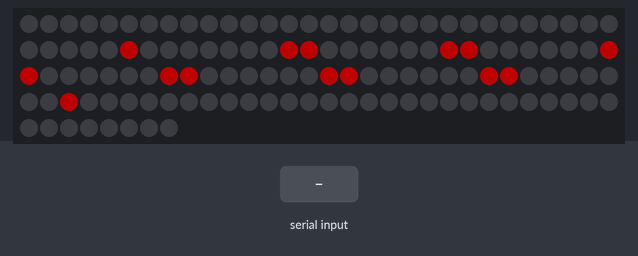
A sketch run on a simulated Arduino Uno, built with avr-gcc and run on an emulated ATmega328P. Shown: 128 RGB LEDs in strip order, left to right, continuing on the next row. The inputs (shaded band) are chosen by the test bench. Dim RGB values are drawn brighter than linear.

Above: at 1.2 s.
1.3 s: "2\n" received over Serial
At 2.4 s:
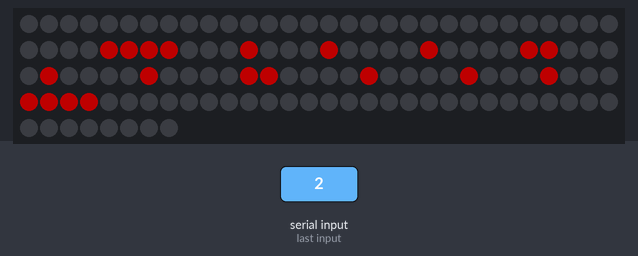
4.3 s: "3\n" received over Serial
At 6.3 s:
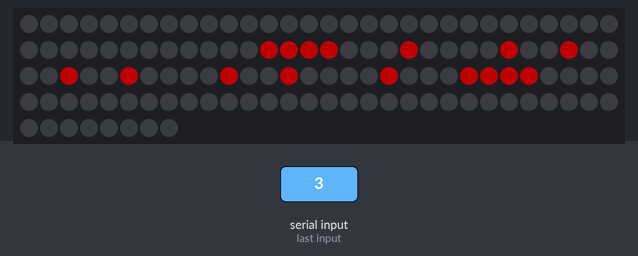
Timing chart, 0 to 7.8 s (numbered marks = the images above; inputs shaded):
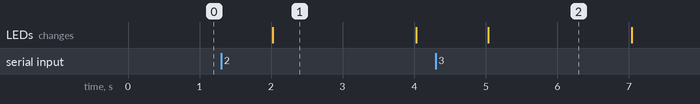

The sketch:

emotion.ino
```cpp
#include <Adafruit_GFX.h>
#include <Adafruit_NeoMatrix.h>
#include <Adafruit_NeoPixel.h>
#include <Arduino.h>

const int num = 128;
const int pin = 7;
long incomingByte = 1;
Adafruit_NeoPixel Pixel = Adafruit_NeoPixel(num, pin, NEO_GRB + NEO_KHZ800);

int arr_umm[num] = {0,0,0,0,0,0,0,0,0,0,0,0,0,0,0,0,0,0,0,0,0,0,0,0,0,0,0,0,0,0,0,0,0,0,0,1,0,0,0,0,0,0,0,1,1,0,0,0,0,0,0,1,1,0,0,0,0,0,0,1,1,0,0,0,0,0,0,1,1,0,0,0,0,0,0,1,1,0,0,0,0,0,0,1,1,0,0,0,0,0,0,0,1,0,0,0,0,0,0,0,0,0,0,0,0,0,0,0,0,0,0,0,0,0,0,0,0,0,0,0,0,0,0,0,0,0,0,0};
int arr_surprise[num] = {0,0,0,0,0,0,0,0,0,0,0,0,0,0,0,0,0,0,0,0,0,0,0,0,0,0,0,0,0,0,0,0,0,0,0,0,0,0,0,0,0,0,1,1,1,1,0,0,0,1,0,0,0,0,1,0,0,1,0,0,0,0,1,0,0,1,0,0,0,0,1,0,0,1,0,0,0,0,1,0,0,0,1,1,1,1,0,0,0,0,0,0,0,0,0,0,0,0,0,0,0,0,0,0,0,0,0,0,0,0,0,0,0,0,0,0,0,0,0,0,0,0,0,0,0,0,0,0};
int arr_surprise2[num] = {0,0,0,0,0,0,0,0,0,0,0,0,0,0,0,0,0,0,0,0,0,0,0,0,0,0,1,1,1,1,0,0,0,1,0,0,0,0,1,0,0,1,0,0,0,0,1,0,0,1,0,0,0,0,1,0,0,1,0,0,0,0,1,0,0,1,0,0,0,0,1,0,0,1,0,0,0,0,1,0,0,1,0,0,0,0,1,0,0,1,0,0,0,0,1,0,0,0,1,1,1,1,0,0,0,0,0,0,0,0,0,0,0,0,0,0,0,0,0,0,0,0,0,0,0,0,0,0};
int arr_happy[num] = {0,0,0,0,0,0,0,0,0,0,0,0,0,0,0,0,0,0,1,1,0,0,0,0,0,0,0,1,1,0,0,0,0,0,0,0,1,1,0,0,0,1,1,0,0,0,0,0,0,0,0,0,0,0,1,0,0,1,0,0,0,0,0,0,0,0,0,0,0,0,1,0,0,1,0,0,0,0,0,0,0,0,0,0,0,1,1,0,0,0,1,1,0,0,0,0,0,0,0,1,1,0,0,0,0,0,0,0,1,1,0,0,0,0,0,0,0,0,0,0,0,0,0,0,0,0,0,0};
int arr_happy2[num] = {0,0,0,0,0,0,0,0,0,0,0,0,0,0,0,0,0,0,0,0,0,0,0,0,0,0,0,0,0,0,0,0,0,0,0,0,0,0,0,0,0,0,0,1,1,0,0,0,0,0,0,0,0,1,0,0,0,1,0,0,0,0,0,0,0,0,0,0,0,0,1,0,0,0,1,0,0,0,0,0,0,0,0,1,1,0,0,0,0,0,0,0,0,0,0,0,0,0,0,0,0,0,0,0,0,0,0,0,0,0,0,0,0,0,0,0,0,0,0,0,0,0,0,0,0,0,0,0};
int arr_happy3[num] = {0,0,0,0,0,0,0,0,0,0,0,0,0,0,0,0,0,0,0,0,0,0,0,0,0,0,0,0,0,0,0,0,0,0,1,1,1,1,0,0,0,1,0,0,0,1,0,0,0,0,1,0,0,0,0,1,1,0,0,0,0,1,0,0,0,0,1,0,0,0,0,1,1,0,0,0,0,1,0,0,0,0,1,0,0,0,1,0,0,0,1,1,1,1,0,0,0,0,0,0,0,0,0,0,0,0,0,0,0,0,0,0,0,0,0,0,0,0,0,0,0,0,0,0,0,0,0,0};
int arr_sad[num] = {0,0,0,0,0,0,0,0,0,0,0,0,0,0,0,0,0,0,0,0,0,1,1,0,0,0,1,1,0,0,0,0,0,0,0,1,1,0,0,0,0,0,0,0,1,1,0,0,0,0,1,0,0,0,0,0,0,0,0,0,0,1,0,0,0,0,1,0,0,0,0,0,0,0,0,0,0,1,0,0,0,0,1,1,0,0,0,0,0,0,0,1,1,0,0,0,0,0,0,0,1,1,0,0,0,1,1,0,0,0,0,0,0,0,0,0,0,0,0,0,0,0,0,0,0,0,0,0};
int arr_sad2[num] = {0,0,0,0,0,0,0,0,0,0,0,0,0,0,0,0,0,0,0,0,0,0,0,0,0,0,0,0,0,0,0,0,0,0,0,0,0,0,0,0,0,0,1,1,0,0,0,0,0,0,0,1,0,0,0,0,0,0,0,0,0,1,0,0,0,0,1,0,0,0,0,0,0,0,0,0,1,0,0,0,0,0,0,0,1,1,0,0,0,0,0,0,0,0,0,0,0,0,0,0,0,0,0,0,0,0,0,0,0,0,0,0,0,0,0,0,0,0,0,0,0,0,0,0,0,0,0,0};
int arr_sad3[num] = {0,0,0,0,0,0,0,0,0,0,0,0,0,0,0,0,0,0,0,0,0,0,0,0,0,0,0,0,0,0,0,0,0,0,0,0,1,1,1,1,1,0,0,0,1,0,0,0,0,0,1,0,0,0,0,1,1,0,0,0,0,1,0,0,0,0,1,0,0,0,0,1,1,0,0,0,0,1,0,0,0,0,0,1,0,0,0,1,1,1,1,1,0,0,0,0,0,0,0,0,0,0,0,0,0,0,0,0,0,0,0,0,0,0,0,0,0,0,0,0,0,0,0,0,0,0,0,0};
int arr_no[num] = {0,0,0,0,0,0,0,0,0,0,0,0,0,0,0,0,0,0,0,0,0,0,0,0,0,0,0,0,0,0,0,0,0,1,0,0,0,0,1,0,0,1,0,0,0,0,1,0,0,0,1,0,0,1,0,0,0,0,0,1,1,0,0,0,0,0,0,1,1,0,0,0,0,0,1,0,0,1,0,0,0,1,0,0,0,0,1,0,0,1,0,0,0,0,1,0,0,0,0,0,0,0,0,0,0,0,0,0,0,0,0,0,0,0,0,0,0,0,0,0,0,0,0,0,0,0,0,0};
int arr_terrible[num] = {0,0,0,0,0,0,0,0,0,0,0,0,0,0,0,0,0,0,0,0,0,0,0,0,0,0,1,1,0,0,0,0,0,0,0,1,0,0,0,0,0,0,0,0,1,0,0,0,0,0,0,0,1,0,0,0,0,0,1,0,0,0,0,0,0,0,0,0,0,1,0,0,0,0,0,1,0,0,0,0,0,0,0,1,0,0,0,0,0,0,0,0,1,0,0,0,0,0,0,0,1,1,0,0,0,0,0,0,0,0,0,0,0,0,0,0,0,0,0,0,0,0,0,0,0,0,0,0};
int arr_merong[num] = {0,0,0,0,0,0,0,0,0,0,0,0,0,0,0,0,0,0,1,0,0,0,0,0,0,0,0,0,0,1,0,0,0,0,1,0,0,0,0,0,0,0,0,0,0,1,0,0,0,0,1,0,0,0,0,0,0,0,0,0,0,1,0,0,0,0,1,1,1,1,0,0,0,1,0,0,0,1,0,0,0,0,1,1,1,0,1,0,0,1,0,0,0,1,0,0,0,0,1,1,1,1,0,0,0,0,0,0,0,1,0,0,0,0,0,0,0,0,0,0,0,0,0,0,0,0,0,0};
int arr_merong2[num] = {0,0,0,0,0,0,0,0,0,0,0,0,0,0,0,0,0,0,0,0,0,0,0,0,0,0,0,0,0,1,0,0,0,0,1,0,0,0,0,0,0,0,1,1,1,1,0,0,0,0,1,0,0,0,1,0,0,1,0,1,1,1,0,0,0,0,1,1,1,0,1,0,0,1,0,0,0,1,0,0,0,0,1,1,1,1,0,0,0,0,0,0,0,1,0,0,0,0,1,0,0,0,0,0,0,0,0,0,0,0,0,0,0,0,0,0,0,0,0,0,0,0,0,0,0,0,0,0};
int arr_heart[num] = {0,0,0,0,0,0,0,0,0,0,0,0,0,0,0,0,0,0,0,0,0,0,0,0,0,0,0,0,0,0,0,0,0,0,1,1,1,0,0,0,0,0,1,0,0,0,1,0,0,1,0,0,0,0,1,0,1,0,0,0,0,1,0,0,0,0,1,0,0,0,0,1,0,1,0,0,0,0,1,0,0,1,0,0,0,1,0,0,0,0,0,1,1,1,0,0,0,0,0,0,0,0,0,0,0,0,0,0,0,0,0,0,0,0,0,0,0,0,0,0,0,0,0,0,0,0,0,0};


//////////arduino setup//////////
void setup() {
  Pixel.begin();
  Pixel.setBrightness(80);
  Serial.begin(115200);
  Pixel.clear();
  Pixel.show();
}

//////////emotion//////////
void umm(){
       Pixel.clear();
       for (int i = 0; i < 128; i++) {
        if (arr_umm[i] == 1){
          Pixel.setPixelColor(i, Pixel.Color(255, 0, 0));
         }
        }
      Pixel.show();
}
void surprise(){
       Pixel.clear();
       for (int i = 0; i < 128; i++) {
        if (arr_surprise[i] == 1){
          Pixel.setPixelColor(i, Pixel.Color(255, 0, 0));
         }
        }
      Pixel.show();
}
void surprise2(){
       Pixel.clear();
       for (int i = 0; i < 128; i++) {
        if (arr_surprise2[i] == 1){
          Pixel.setPixelColor(i, Pixel.Color(255, 0, 0));
         }
        }
      Pixel.show();
}
void happy(){
       Pixel.clear();
       for (int i = 0; i < 128; i++) {
        if (arr_happy[i] == 1){
          Pixel.setPixelColor(i, Pixel.Color(255, 0, 0));
         }
        }
      Pixel.show();
}
void happy2(){
       Pixel.clear();
       for (int i = 0; i < 128; i++) {
        if (arr_happy2[i] == 1){
          Pixel.setPixelColor(i, Pixel.Color(255, 0, 0));
         }
        }
      Pixel.show();
}
void happy3(){
       Pixel.clear();
       for (int i = 0; i < 128; i++) {
        if (arr_happy3[i] == 1){
          Pixel.setPixelColor(i, Pixel.Color(255, 0, 0));
         }
        }
      Pixel.show();
}
void sad(){
       Pixel.clear();
       for (int i = 0; i < 128; i++) {
        if (arr_sad[i] == 1){
          Pixel.setPixelColor(i, Pixel.Color(255, 0, 0));
         }
        }
      Pixel.show();
}
void sad2(){
       Pixel.clear();
       for (int i = 0; i < 128; i++) {
        if (arr_sad2[i] == 1){
          Pixel.setPixelColor(i, Pixel.Color(255, 0, 0));
         }
        }
      Pixel.show();
}
void sad3(){
       Pixel.clear();
       for (int i = 0; i < 128; i++) {
        if (arr_sad3[i] == 1){
          Pixel.setPixelColor(i, Pixel.Color(255, 0, 0));
         }
        }
      Pixel.show();
}
void no(){
       Pixel.clear();
       for (int i = 0; i < 128; i++) {
        if (arr_no[i] == 1){
          Pixel.setPixelColor(i, Pixel.Color(255, 0, 0));
         }
        }
      Pixel.show();
}
void terrible(){
       Pixel.clear();
       for (int i = 0; i < 128; i++) {
        if (arr_terrible[i] == 1){
          Pixel.setPixelColor(i, Pixel.Color(255, 0, 0));
         }
        }
      Pixel.show();
}
void merong(){
       Pixel.clear();
       for (int i = 0; i < 128; i++) {
        if (arr_merong[i] == 1){
          Pixel.setPixelColor(i, Pixel.Color(255, 0, 0));
         }
        }
      Pixel.show();
}
void merong2(){
       Pixel.clear();
       for (int i = 0; i < 128; i++) {
        if (arr_merong2[i] == 1){
          Pixel.setPixelColor(i, Pixel.Color(255, 0, 0));
         }
        }
      Pixel.show();
}
void heart(){
       Pixel.clear();
       for (int i = 0; i < 128; i++) {
        if (arr_heart[i] == 1){
          Pixel.setPixelColor(i, Pixel.Color(255, 0, 0));
         }
        }
      Pixel.show();
}

//////////speak//////////
void speak(){
    surprise();
    delay(300);
    umm();
    delay(300);

}


//////////clear//////////
void clear(){
  Pixel.clear();
  Pixel.show();
}


//////////arduino loop//////////
void loop() {
 //Serial.flush();
 incomingByte = 1;
 if(Serial.available()>0)
  {
  //char incomingByte = Serial.read();

    long incomingByte_temp = Serial.parseInt();
    if(incomingByte_temp != -1)
    {
      if(incomingByte_temp != 0)
      {
        incomingByte = incomingByte_temp;
      }
    }
  }

    if(incomingByte == 1)
    {
      umm();
    }
    else if(incomingByte == 2)
    {
      happy3();
    }
    else if(incomingByte == 3)
    {
      surprise();
    }
    else if(incomingByte == 4)
    {
      sad2();
    }
    else if(incomingByte == 5)
    {
      speak();
    }
      //Serial.println(incomingByte);
  delay(1000);
}
```

Measured:
- after the input at 1.3 s, the LEDs: change after 0.72 s (image 1)
- after the input at 4.3 s, the LEDs: change after 0.74 s (image 2)
- what the display in image 1 shows lasts 2.0 s, from 2.0 s to 4.0 s
